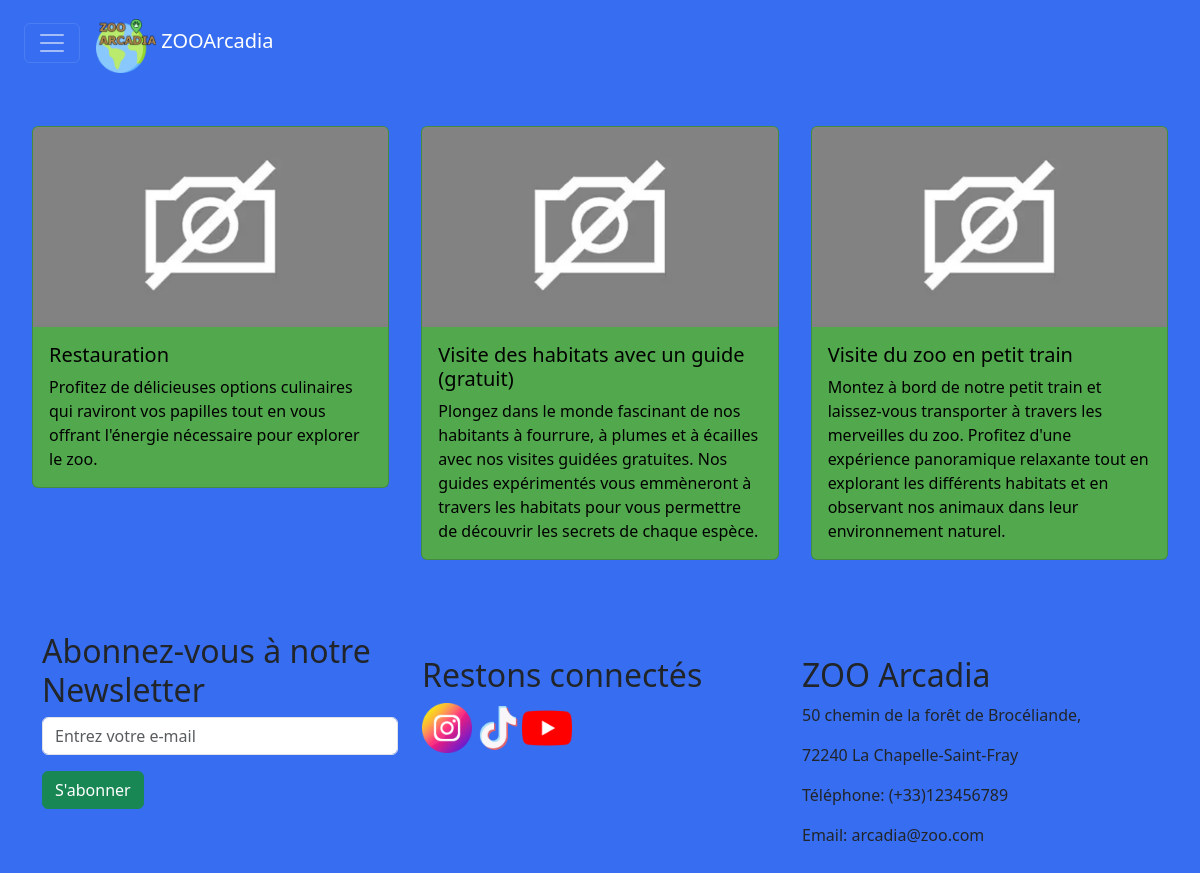
Screenshot of /les_services.php with the database file from the repository.
### tables this page shows
CREATE TABLE IF NOT EXISTS service (
    service_id INT AUTO_INCREMENT PRIMARY KEY,
    description VARCHAR(255),
    image_id INT,
    nom VARCHAR(255)
);

### front/services_admin.php (the view, shortened to what this page needs)
<?php
include_once "back/connect_bdd.php";
$sql = "SELECT service.*, image.image_id, image.image_data, image.image_type FROM service LEFT JOIN image ON service.image_id = image.image_id";
$result = $connexion->query($sql);
?>
<body>
    <div class="info-container container-fluid">
        <div class="row row-cols-1 row-cols-md-2 row-cols-lg-3 g-3">
            <?php
            if ($result->num_rows > 0) {
                while ($row = $result->fetch_assoc()) {
            ?>
                    <div class="col">
                        <div class="card mx-2">
                            <img src="<?php echo (!empty($row['image_data'])) ? 'data:' . $row['image_type'] . ';base64,' . base64_encode($row['image_data']) : 'front/img/default.jpg'; ?>" class="card-img-top" alt="Image du service">
                            <div class="card-body">
                                <h5 class="card-title text-black"><?php echo $row['nom']; ?></h5>
                                <p class="card-text text-black"><?php echo $row['description']; ?></p>
                            </div>
                        </div>
                    </div>
            <?php
                }
            } else {
                echo "<p>Aucun service trouvé.</p>";
            }
            ?>
        </div>
    </div>
</body>

### les_services.php (shortened to what this page needs)
<!DOCTYPE html>
<html lang="fr">
<head>
    <link href="front/css/style.css" rel="stylesheet" type="text/css">
    <link href="https://cdn.jsdelivr.net/npm/bootstrap@5.3.0-alpha1/dist/css/bootstrap.min.css" rel="stylesheet">
</head>
<body>
    <div>
        <?php
        include 'front/header.php';
        include 'front/footer.php';
        ?>
    </div>
</body>
</html>

### front/header.php (shortened to what this page needs)
<div class="container-fluid carousel-container">
    <?php
    if (!isset($_SESSION['username']) && !in_array(basename($_SERVER['SCRIPT_FILENAME']), ['admin.php', 'veto.php', 'empl.php'])) {
    echo '
    <nav class="navbar navbar-dark bg-bark" style="width: 80px;">
        <div class="container-fluid">
            <div class="d-flex align-items-center">
                <button class="navbar-toggler me-3" type="button" data-bs-toggle="offcanvas" data-bs-target="#offcanvasDarkNavbar" aria-controls="offcanvasDarkNavbar" aria-label="Toggle navigation">
                    <span class="navbar-toggler-icon"></span>
                </button>
                <a class="navbar-brand ms-auto" href="index.php">
                    <img src="front/img/logo.png" alt="ZOOArcadia Logo" class="logo" width="60" height="60">
                    ZOOArcadia
                </a>
            </div>
            <div class="offcanvas offcanvas-end text-bg-dark" tabindex="-1" id="offcanvasDarkNavbar" aria-labelledby="offcanvasDarkNavbarLabel">
            <div class="offcanvas-header">
                <h5 class="offcanvas-title" id="offcanvasDarkNavbarLabel">ZOOArcadia</h5>
                <button type="button" class="btn-close btn-close-white" data-bs-dismiss="offcanvas" aria-label="Close"></button>
            </div>
            <div class="offcanvas-body">
                <ul class="navbar-nav justify-content-end flex-grow-1 pe-3">
                    <li class="nav-item">
                        <a class="nav-link active" aria-current="page" href="index.php">Accueil</a>
                    </li>
                    <li class="nav-item">
                        <a class="nav-link" href="les_services.php">Services</a>
                    </li>
                    <li class="nav-item">
                        <a class="nav-link" href="les_habitats.php">Habitats</a>
                    </li>
                    <li class="nav-item">
                        <a class="nav-link" href="contact.php">Contact</a>
                    </li>
                    <br>
                    <li class="nav-item">
                        <a href="connexion.php" class="btn btn-danger connexion-button">
                            <img src="front/img/connexion.png" alt="Connexion" class="connexion-image">
                            <span class="connexion-text">Connexion<br>réservée au<br>personnels du <br>zoo</span>
                        </a>
                    </li>
                </ul>
            </div>
        </div>
    </nav>';
    }?>
    <div class="info-container <?php if (basename($_SERVER['SCRIPT_FILENAME']) == 'les_services.php' || basename($_SERVER['SCRIPT_FILENAME']) == 'les_habitats.php' || basename($_SERVER['SCRIPT_FILENAME']) == 'connexion.php') { echo 'transparent-bg'; } ?>">
        <?php
        $page = basename($_SERVER['SCRIPT_FILENAME']);
        switch ($page) {
            case 'les_services.php':
                require 'front/services_admin.php';
                break;
        }
        ?>
    </div>
</div>

### front/footer.php
<footer class="footer">
    <div class="container mt-5">
        <div class="row">
            <div class="col-md-4">
                <br>
                <h2>Abonnez-vous à notre Newsletter</h2>
                <form>
                    <div class="mb-3">
                        <input type="email" class="form-control" id="exampleInputEmail1" aria-describedby="emailHelp" placeholder="Entrez votre e-mail">
                    </div>
                    <button type="submit" class="btn btn-success bg-custom">S'abonner</button>
                </form>
                <br>
            </div>
            <div class="col-md-4">
                <br>
                <br>
                <h2>Restons connectés</h2>
                <div class="social-icons">
                    <a href="#"><img src="front/img/instagram.png" alt="Instagram" class="img-fluid social-icon"></a>
                    <a href="#"><img src="front/img/tiktok.png" alt="TikTok" class="img-fluid social-icon"></a>
                    <a href="#"><img src="front/img/youtube.png" alt="YouTube" class="img-fluid social-icon"></a>
                </div>
                <br>
                <br>
            </div>
            <div class="col-md-4">
                <br>
                <br>
                <h2>ZOO Arcadia</h2>
                <p>50 chemin de la forêt de Brocéliande,</p>
                <p>72240 La Chapelle-Saint-Fray</p>
                <p>Téléphone: (+33)123456789</p>
                <p>Email: arcadia@zoo.com</p>
                <br>
            </div>
        </div>
    </div>
</footer>

### front/css/style.css (style rules this page uses)
body { background-color: rgb(55, 110, 241); }
.social-icons { display: flex; justify-content: left; }
.social-icons a img { width: 50px; height: auto; }
.info-container { margin-top: 40px; }
.container { flex-direction: row; display: flex; flex-direction: column; gap: 20px; }
.card { background-color: rgb(82, 169, 77); }

### rows the page displays
service: nom "Restauration", description "Profitez de délicieuses options culinaires qui raviront vos papilles tout en vous offrant l'énergie nécessaire pour explorer le zoo."
service: nom "Visite des habitats avec un guide (gratuit)", description "Plongez dans le monde fascinant de nos habitants à fourrure, à plumes et à écailles avec nos visites guidées gratuites. Nos guides expérimentés vous emmèneront à travers les habitats pour vous permettre de découvrir les secrets de chaque espèce."
service: nom "Visite du zoo en petit train", description "Montez à bord de notre petit train et laissez-vous transporter à travers les merveilles du zoo. Profitez d'une expérience panoramique relaxante tout en explorant les différents habitats et en observant nos animaux dans leur environnement naturel."
